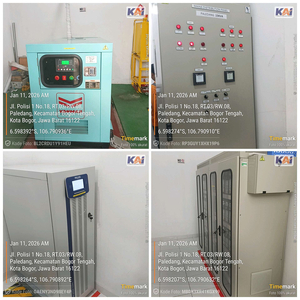
#> input picture 03_photos_export_test/BOP/SINYAL/BOP/100.jpg, 300 x 300 px
$ python -i edit_timemark_guide_experiment.py   (imports and definitions only)
#> lines starting #> are read from the running program, lines starting #| are printed output that depends on the picture; after the words box and inside, x2 and y2 are one past the last pixel; in counts of white or black regions, pixels touching at a corner belong together
#> `picture = cv2.imread('../03_photos_export_test/BOP/SINYAL/BOP/100.jpg'..`:
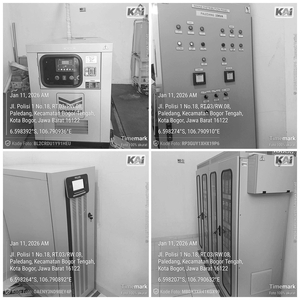
#> picture: shape (300, 300); min 2, max 255, mean 161.2
#!/usr/bin/env python3
"""
edit_timemark_ide1.py — Versi baru: HSV Orange Isolation + Fixed-offset Stage 1c
- Hapus Stage 1, 1b, 2, 3, 4, consensus pre-scan
- Hanya: HSV isolate -> find_red_guide -> fixed offset dari guide top-right
- Fallback: get_text_box() jika tidak ada guide
"""

import argparse
import json
import os
import re
import shutil
import sys
from datetime import datetime, timedelta
from pathlib import Path

# [6 lines not run here, left out]

import numpy as np
from PIL import Image, ImageDraw, ImageFont, ImageOps, ImageFilter

import pytesseract

import openpyxl
from openpyxl.styles import Font, Alignment, Border, Side, PatternFill
TESSERACT_PATH = r"C:\Program Files\Tesseract-OCR\tesseract.exe"
pytesseract.pytesseract.tesseract_cmd = TESSERACT_PATH

# Fixed offset parameters (dari test script)
X_OFFSET_FROM_GUIDE = 6      # px right of guide right edge
Y_CENTER_OFFSET = 0          # textbox center = guide top (gy1)
BOX_HEIGHT_RATIO = 0.053     # 5.3% of image height
BOX_WIDTH_RATIO = 0.48       # 48% of image width

# Default paths
DEFAULT_INPUT = Path("03_photos_export")
DEFAULT_OUTPUT = Path("04_photos_edited")
DEFAULT_SCHEDULE = Path("schedule.json")

# ── Fallback durations (minutes) when schedule.json is not available ──
CATEGORY_DURATIONS = {
    "SINYAL": 30,
    "PERSINYALAN_ELEKTRIK": 420,
    "TELEKOMUNIKASI": 60,
    "SERAT OPTIK": 60,
    "PDSE": 420,
}
DEFAULT_DURATION = 45  # AXC, WESEL, CATU_DAYA, PINTU_PERLINTASAN, CTS, PTDS, PTLS, PTPP, JPL

MONTHS_ABBR = ["", "Jan", "Feb", "Mar", "Apr", "Mei", "Jun", "Jul", "Agu", "Sep", "Okt", "Nov", "Des"]
DAYS_ID = ["Senin", "Selasa", "Rabu", "Kamis", "Jumat", "Sabtu", "Minggu"]


# [46 lines left out: functions _read_date_txt, normalize_manual_date_text, _read_manual_meta, parse_date_text, not called in this run]


def format_timemark(dt: datetime) -> str:
    return f"{DAYS_ID[dt.weekday()]}, {MONTHS_ABBR[dt.month]} {dt.day:02d} {dt.year} {dt.hour:02d}:{dt.minute:02d}"

# Station → BTP mapping (must match export_pdf_foto.py)
STATION_TO_BTP = {
    "BOO": "BTP JAK", "CLT": "BTP JAK",
    "BJD": "BTP JAK",
    "BNR": "BTP BD",
    "BOP": "BTP BD", "BTT": "BTP BD", "CGB": "BTP BD",
    "COS": "BTP BD", "MSG": "BTP BD", "CCR": "BTP BD",
}


# ─── HSV Orange Isolation ───
# [736 lines left out: functions preprocess_for_guide, contiguous_runs, find_red_guide, find_amber_guide_initial, find_amber_guide_v4, find_cyan_guide_inverted and 6 more, not called in this run]


def find_old_date_anchor(arr: np.ndarray) -> tuple[int, int, int, int] | None:
    """Find one Indonesian day/month word, then expand it to its white date row."""
    h, w = arr.shape[:2]
#> h = 300; w = 300
    crop_y1, crop_x2, scale = int(h * 0.35), int(w * 0.70), 4
#> crop_y1 = 105; crop_x2 = 210; scale = 4
    gray = Image.fromarray(arr[crop_y1:, :crop_x2]).convert("L")
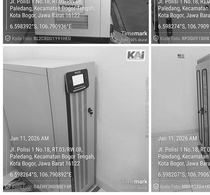
#> gray: PIL image 210x195 L; min 3, max 255, mean 158.1
    scaled = gray.resize((crop_x2 * scale, (h - crop_y1) * scale))
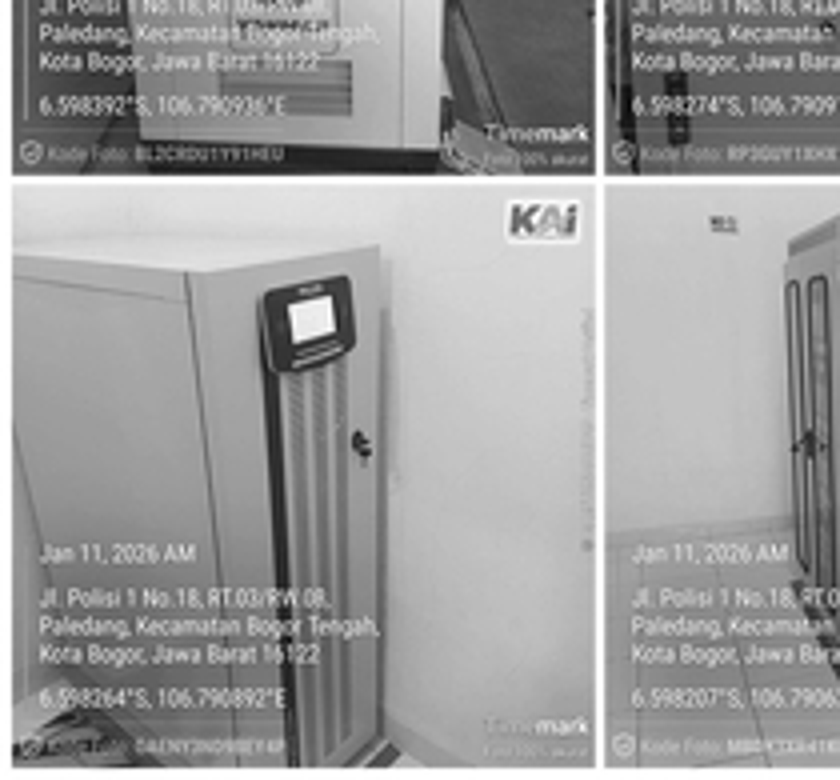
#> scaled: PIL image 840x780 L; min 4, max 255, mean 158
    keywords = re.compile(
        r"^(senin|selasa|rabu|kamis|jumat|sabtu|minggu|jan|feb|mar|apr|mei|jun|jul|agu|sep|okt|nov|des)[,.:]*$",
        re.IGNORECASE,
    )
    matches = []
    for threshold in (180, 200):
        binary = scaled.point(lambda value, limit=threshold: 0 if value > limit else 255)
        try:
            data = pytesseract.image_to_data(
                binary, config="--psm 11 -l eng", output_type=pytesseract.Output.DICT
            )
        except Exception:
            continue
        for i, text in enumerate(data["text"]):
            confidence = float(data["conf"][i])
            if confidence < 30 or not keywords.match(str(text).strip()):
                continue
            x1 = int(data["left"][i] / scale)
            y1 = int(data["top"][i] / scale) + crop_y1
            x2 = int((data["left"][i] + data["width"][i]) / scale)
            y2 = int((data["top"][i] + data["height"][i]) / scale) + crop_y1
            matches.append((confidence, x1, y1, x2, y2))
#> this loop made 1 pass
#> pass 1, in find_old_date_anchor, `binary = scaled.point(lambda value, limit=threshold: 0 if value > limi..`:
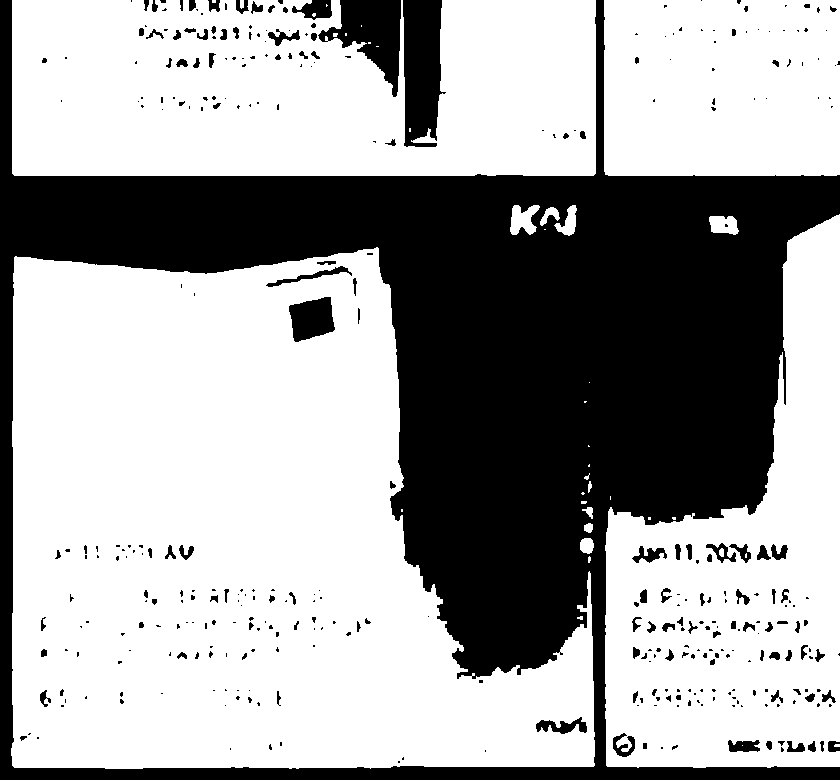
#> binary: PIL image 840x780 L; 64.5% white; 374 black regions (253 under 20 px), largest, box (x1, y1, x2, y2) and area: (0, 0, 840, 780) 212901, (403, 0, 446, 147) 5004, (318, 0, 401, 97) 3862
#> after the loop, matches = []
    if not matches:
        return None

    _, x1, y1, x2, y2 = max(matches)
    rgb = arr.astype(int)
    channel_max = rgb.max(axis=2)
    channel_min = rgb.min(axis=2)
    white = (channel_min >= 165) & ((channel_max - channel_min) <= 45)
    local_x1 = max(0, x1 - 3)
    local_x2 = min(w, x2 + 4)
    row_counts = white[:, local_x1:local_x2].sum(axis=1)
    local_y1 = max(0, y1 - 4)
    local_y2 = min(h, y2 + 5)
    for local_run_y1, local_run_y2 in contiguous_runs(row_counts[local_y1:local_y2] >= 3):
        run_y1 = local_y1 + local_run_y1
        run_y2 = local_y1 + local_run_y2
        if run_y2 - run_y1 + 1 >= 3 and run_y1 <= y2 and run_y2 >= y1:
            return max(0, x1 - 3), run_y1, int(w * 0.55), run_y2 + 1
    return x1, y1, x2, y2


# [248 lines left out: functions find_old_date_anchor_near_box, find_old_date_anchor_near_guide, find_complete_date_anchor, place_textbox_on_date_anchor, select_amber_textbox, get_text_box and 1 more, not called in this run]


# ─── Font ───
# Cache font at module level to avoid repeated disk reads
_FONT_CACHE = {}

# [64 lines left out: functions get_font, draw_textbox, not called in this run]


# (duplicate defs removed - see live versions below)


# ─── Main ───
def sanitize_segment(text: str) -> str:
    return re.sub(r'[\\/:*?"<>|]', '_', text).strip()


def asset_output_dir(root: Path, btp: str, category: str, identifier: str) -> Path:
    return root / sanitize_segment(btp) / category / sanitize_segment(identifier)


# [87 lines left out: functions _folder_key_from_path, locate_date_box, not called in this run]


# ─── Schedule Support ───
def load_schedule(path: Path):
    with open(path, "r", encoding="utf-8") as f:
        return json.load(f)


# [6 lines left out: function iso_to_timemark, not called in this run]


def normalize_schedule_identifier(identifier: str) -> str:
    """Map legacy 2025 identifier to current 2026 photo folder."""
    return "ZP 41 BOO" if identifier.strip().upper() == "ZP 41B BOO" else identifier


# [589 lines left out: functions build_schedule_lookup, find_guide_by_mask_direct, _detect_guideline_for_label, _write_yolo_label, process_image, _collect_folder_consensus and 1 more, not called in this run]


# [2 lines not run here, left out]

>>> import cv2
>>> picture = cv2.imread('../03_photos_export_test/BOP/SINYAL/BOP/100.jpg', cv2.IMREAD_GRAYSCALE)
#> (the run stopped early here; a loop or call above may not have finished)
